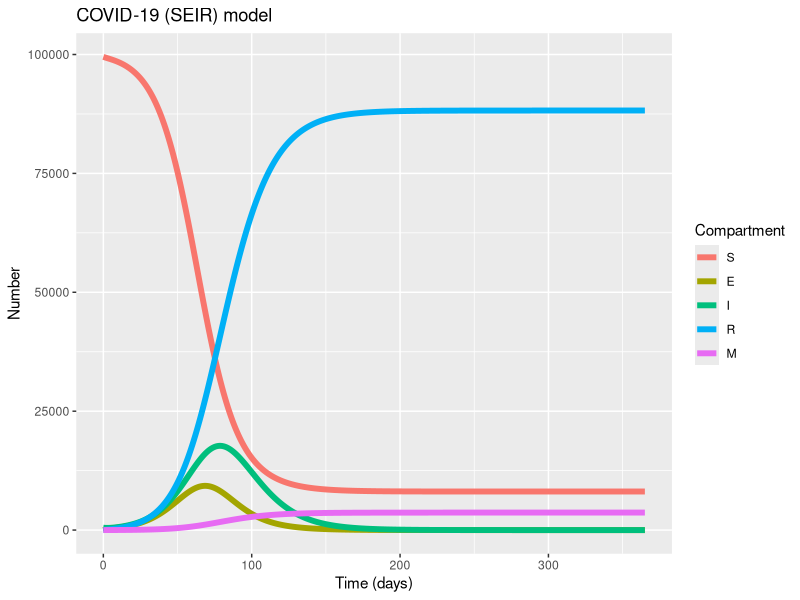
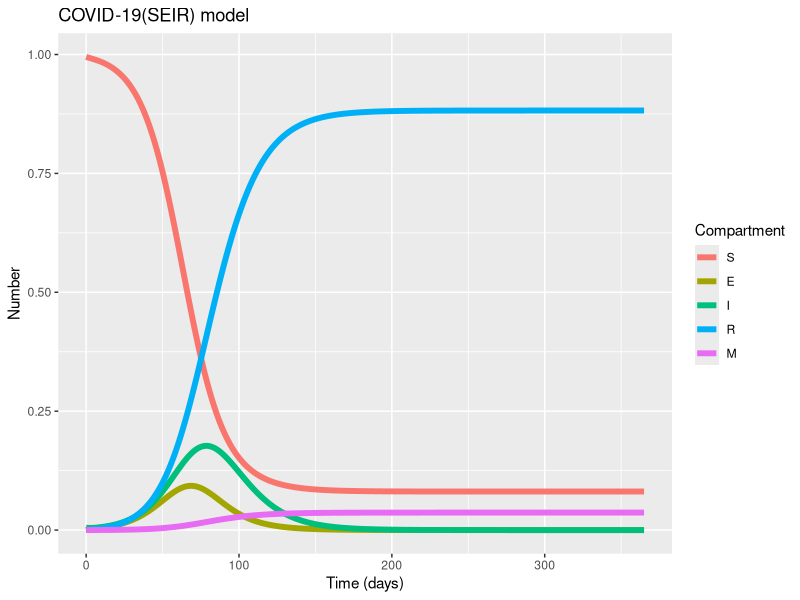
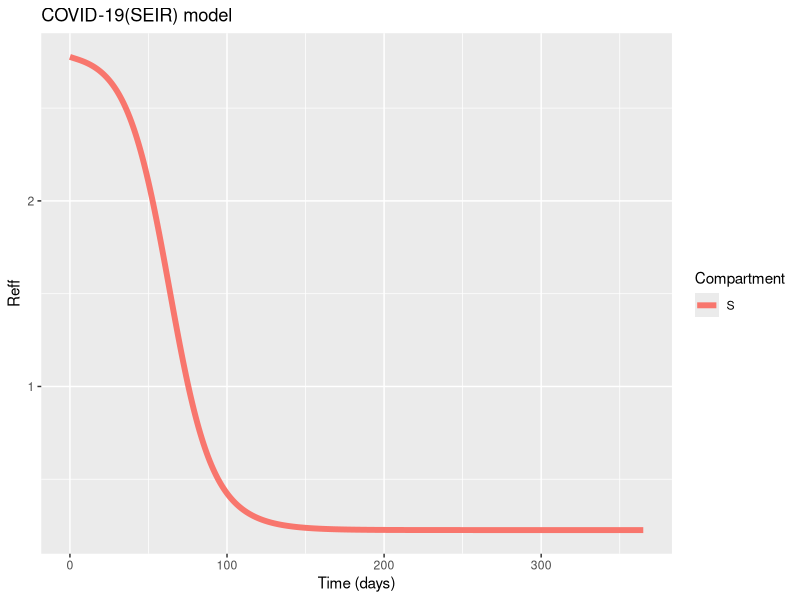

Write the R code that produced these figures, in order.
########################################
############ DAY 3
############ PRACTICAL 2
############ R_0 and herd immunity 
########################################


# LOAD THE PACKAGES:
library(deSolve)
library(reshape2)
library(ggplot2)
library(here)

rm(list = ls())
setwd(here())
# Population size:
N <- 100000

# MODEL INPUTS:

# Initial conditions
initial_state_values <- c(
    S = N-500,    # <------------Write initial conditions for S
    E = 0,
    I = 500,    # <----------- Write initial conditions for I
    R = 0,
    M = 0)           

# Parameter values per day  <--------------Complete the following model parameters

  epsilon <- 1/5.8    # onset of symptoms rate  
  gamma   <- 1/13     # Recovery rate 
  R0      <- 2.79      # R0
  beta    <- R0/13       # infection rate
  CFR     <- 0.04       # Case fatality rate
  mu      <- gamma*CFR/(1-CFR)       # Mortality rate [remember competing hazards! gamma*CFR/(1-CFR) ]
  
  
  parameters <- c(beta,epsilon, gamma, mu)


# MODEL FUNCTION: 
times <- seq(from = 0, to = 365, by = 1)   # from 0 to 365 days in daily intervals

seir_model <- function(time, state, parameters) {  
  
  with(as.list(c(state, parameters)), {     
    
    # Calculating the total population size N (the sum of the number of people in each compartment)
    
    N <- S+E+I+R  # <----------------- define the total population
      
      # Calculating the FOI
      
      lambda <- beta*I/N  #  How can we define the force of infection? 
      
      # The differential equations
      dS <-  -lambda*S 
      dE <-   lambda*S - E*epsilon      # Can you write the differential equation for E? 
      dI <-   E*epsilon - I*(gamma+mu)     
      dR <-   gamma * I 
      dM <-   I*mu
      
      return(list(c(dS, dE, dI, dR, dM))) 
  })
  
}


# MODEL OUTPUT (solving the differential equations):

# Solving the differential equations using the ode integration algorithm
output <- as.data.frame(ode(y = initial_state_values, 
                            times = times, 
                            func = seir_model,
                            parms = parameters))



# turn output data set into long format
output_long <- melt(as.data.frame(output), id = "time")                 


# Plot the number of people in the S, I and R compartments over time
ggplot(data = output_long,                                               # specify object containing data to plot
       aes(x = time, y = value, colour = variable, group = variable)) +  # assign columns to axes and groups
  geom_line(size=2) +                                                          # represent data as lines
  xlab("Time (days)")+                                                   # add label for x axis
  ylab("Number") +                                                       # add label for y axis
  labs(colour = "Compartment",                                           # add legend title  
       title = "COVID-19 (SEIR) model")    


########################################
############ 9.2 
########################################

# Plot the proportion of individuals 

output2_long<- output_long
output2_long$value<-output_long$value/N

# Plot the proportion of people in the S, I and R compartments over time
ggplot(data = output2_long,                                               # specify object containing data to plot
       aes(x = time, y = value, colour = variable, group = variable)) +  # assign columns to axes and groups
  geom_line(size=2) +                                                    # represent data as lines
  xlab("Time (days)")+                                                   # add label for x axis
  ylab("Number") +                                                       # add label for y axis
  labs(colour = "Compartment",                                           # add legend title  
       title = "COVID-19(SEIR) model")



## Calculate Reff

Reff<-output2_long[output2_long$variable=="S",] # this is the proportion susceptible over time

Reff$value<- Reff$value * R0 #<------------- Complete the calculation for Reff
  
  # Plot the proportion of people in the S, I and R compartments over time
  ggplot(data = Reff,                                               # specify object containing data to plot
         aes(x = time, y = value, colour = variable, group = variable)) +  # assign columns to axes and groups
  geom_line(size=2) +                                                          # represent data as lines
  xlab("Time (days)")+                                                   # add label for x axis
  ylab("Reff") +                                                       # add label for y axis
  labs(colour = "Compartment",                                           # add legend title  
       title = "COVID-19(SEIR) model")
